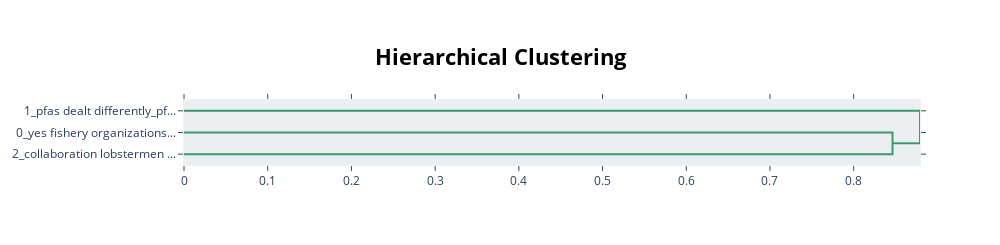

The notebook cell saved with this chart:
### Code cell
# Hierarchical topic visualization
topic_model.visualize_hierarchy()

### Figure 1 — Plotly figure (JSON) as saved in the notebook; plotly's stock layout.template omitted (floating-point values rounded to 4 significant figures)
{"data": [{"hoverinfo": "text", "marker": {"color": "rgb(61,153,112)"}, "mode": "lines", "type": "scatter", "x": [0.0, 0.8464, 0.8464, 0.0], "xaxis": "x", "y": [-15.0, -15.0, -25.0, -25.0], "yaxis": "y"}, {"hoverinfo": "text", "marker": {"color": "rgb(61,153,112)"}, "mode": "lines", "type": "scatter", "x": [0.0, 0.8792, 0.8792, 0.8464], "xaxis": "x", "y": [-5.0, -5.0, -20.0, -20.0], "yaxis": "y"}], "layout": {"autosize": false, "height": 245, "hoverlabel": {"bgcolor": "white", "font": {"family": "Rockwell", "size": 16}}, "hovermode": "closest", "plot_bgcolor": "#ECEFF1", "showlegend": false, "title": {"font": {"color": "Black", "size": 22}, "text": "<b>Hierarchical Clustering</b>", "x": 0.5, "xanchor": "center", "yanchor": "top"}, "width": 1000, "xaxis": {"mirror": "allticks", "rangemode": "tozero", "showgrid": false, "showline": true, "showticklabels": true, "ticks": "outside", "type": "linear", "zeroline": false}, "yaxis": {"mirror": "allticks", "range": [-30, 0], "rangemode": "tozero", "showgrid": false, "showline": true, "showticklabels": true, "tickmode": "array", "ticks": "outside", "ticktext": ["1_pfas dealt differently_pf...", "0_yes fishery organizations...", "2_collaboration lobstermen ..."], "tickvals": [-5, -15, -25], "type": "linear", "zeroline": false}}}
